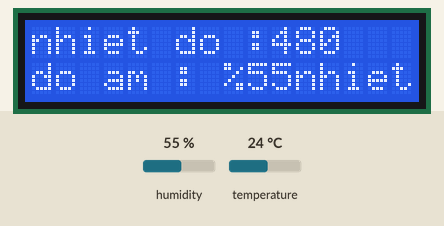
Simulated run of this sketch. Board: Arduino Uno, built with avr-gcc and run on an emulated ATmega328P. On the bench: 16×2 character LCD. The test bench sets the inputs (shaded band); at power-on: humidity 55 %, temperature 24 °C.

Above: at 1.2 s.
1.3 s: humidity set to 22 %
At 2.5 s:
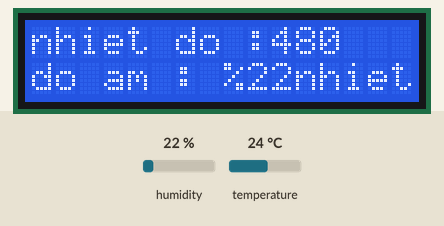
4.0 s: humidity set to 40 %
At 5.0 s:
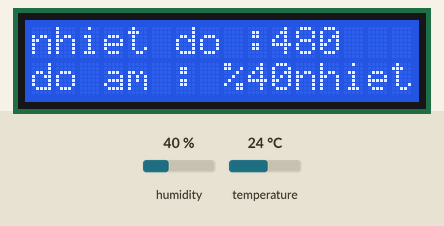
6.7 s: humidity set to 68 %
At 9.0 s:
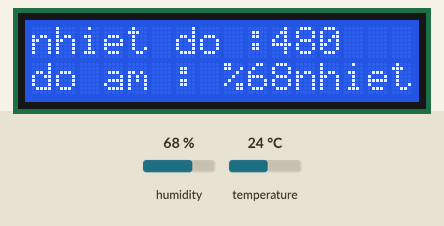
Timing chart, 0 to 10.5 s (numbered marks = the images above; inputs shaded):
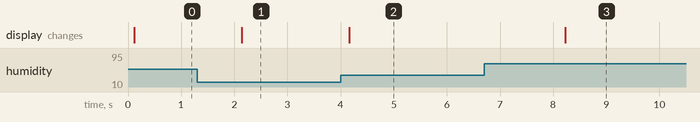

Measured:
- after the input at 1.3 s, the display: changes after 0.84 s (image 1)
- after the input at 4.0 s, the display: changes after 0.17 s (image 2)
- after the input at 6.7 s, the display: changes after 1.5 s (image 3)

The sketch:

sensorDHT11.ino
```cpp
 #include "DHT.h"
 #include <Wire.h>
 #include <LiquidCrystal_I2C.h>
 LiquidCrystal_I2C lcd(0x27,16,2);

 const int DHTPIN = 2;       //Đọc dữ liệu từ DHT11 ở chân 2 trên mạch Arduino
 const int DHTTYPE = DHT11;  //Khai báo loại cảm biến, có 2 loại là DHT11 và DHT22
 DHT dht(DHTPIN, DHTTYPE);
void setup() {
  // put your setup code here, to run once:

  Serial.begin(9600);
  dht.begin(); // khoi dong cam bien
   lcd.init();       //Khởi động màn hình. Bắt đầu cho phép Arduino sử dụng màn hình, cũng giống như dht.begin() trong chương trình trên
   lcd.backlight();   //Bật đèn nền
   //lcd.print("") ;
   //lcd.setCursor(0,1);

}

void loop() {
  // put your main code here, to run repeatedly:
     float h = dht.readHumidity();    //Đọc độ ẩm
     float t = dht.readTemperature(); //Đọc nhiệt độ
     float t1=(t*20)  ;
     //Serial.print("Nhiet do: ");
       //Serial.println(t1);               //Xuất nhiệt độ
       //Serial.print("Do am: ");
       //Serial.println(h);               //Xuất độ ẩm

       //Serial.println();                //Xuống hàng
       //delay(1000);//Đợi 1 giây
       lcd.print("nhiet do :");
       lcd.print(round(t1));
       lcd.setCursor (0, 1);
       lcd.print("do am : %");
       lcd.print(round(h));

}
```

lcdtest.ino
```cpp

```
